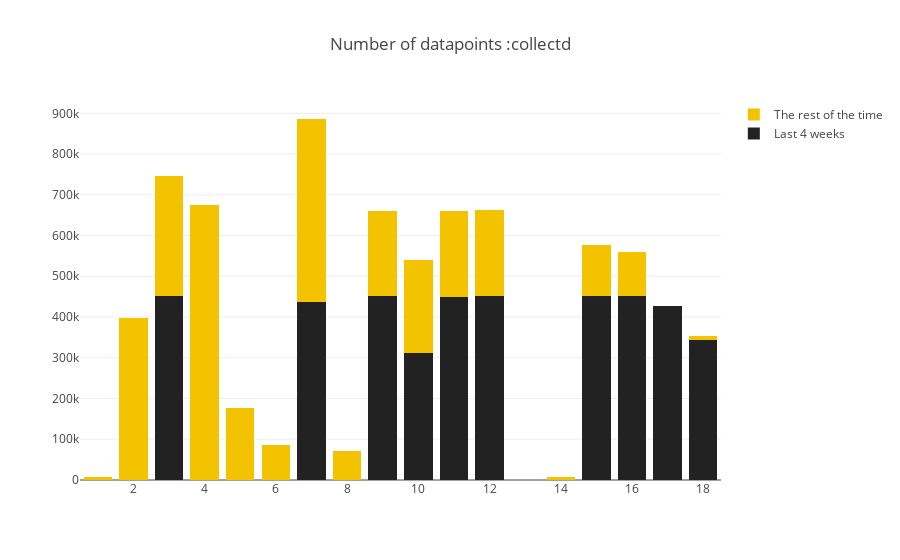
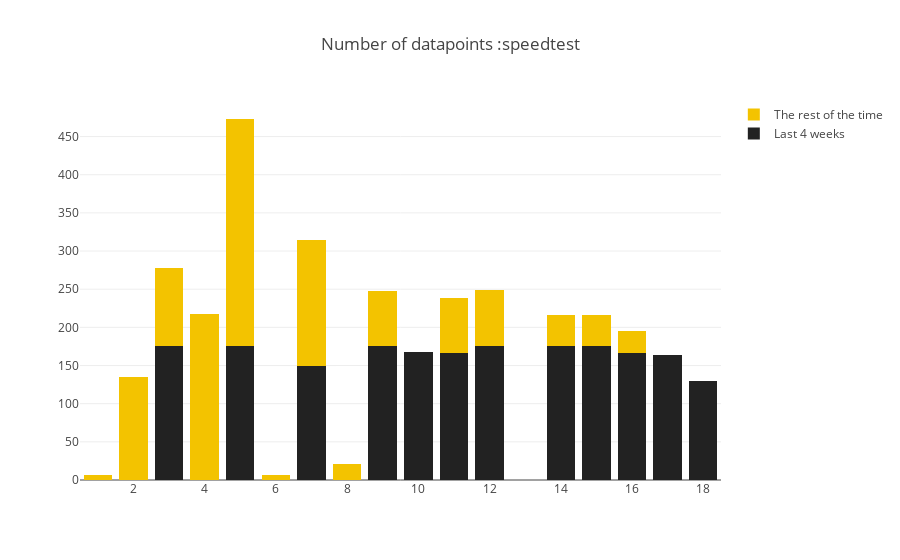

These figures' notebook cell, in order:
### Markdown cell above
# Part1: Number of data points, device reporting times.

### Code cell
trace1 = go.Bar(
            x=device_numbers,
            y=ping_counts_dec,
            name='Last 4 weeks', 
            marker=dict(color=colors[1])
    )
trace2 = go.Bar(
            x=device_numbers,
            y=[a - b for a, b in zip(ping_counts, ping_counts_dec)],
            name='The rest of the time',
            marker=dict(color=colors[2])
    )

trace3 = go.Bar(
            x=merged_results["SK_PI"],
            y=merged_results["counts_y"],
            name='Last 4 weeks',
            marker=dict(color=colors[1])
    )
trace4= go.Bar(
            x=merged_results["SK_PI"],
            y=merged_results['result'],
            name='The rest of the time',
            marker=dict(color=colors[2])
    )
#fig = tools.make_subplots(rows=1, cols=2)#, shared_xaxes=True)
#fig.append_trace(trace1, 1,1)
#fig.append_trace(trace2, 1,1)
#fig.append_trace(trace3, 1,2)
#fig.append_trace(trace4, 1,2)
#fig['layout'].update(barmode='stack',title="Number of datapoints: collectd data on the right, speedtest data on the left")#, width=1000)
data1 = [trace1, trace2]
layout1 = go.Layout(
        barmode='stack',
        title="Number of datapoints :collectd"
    )

fig1 = go.Figure(data=data1, layout=layout1)
iplot(fig1)
data2=[trace3, trace4]
layout2 = go.Layout(
        barmode='stack',
        title="Number of datapoints :speedtest"
    )

fig2 = go.Figure(data=data2, layout=layout2)
iplot(fig2)

### Figure 1 — Plotly figure (JSON) as saved in the notebook; plotly's stock layout.template omitted (floating-point values rounded to 4 significant figures)
{"data": [{"marker": {"color": "222222"}, "name": "Last 4 weeks", "type": "bar", "x": [1, 2, 3, 4, 5, 6, 7, 8, 9, 10, 11, 12, 13, 14, 15, 16, 17, 18], "y": [0, 0, 451080, 0, 0, 0, 437747, 0, 451080, 312379, 448014, 451081, 0, 0, 451080, 451080, 427292, 344169]}, {"marker": {"color": "F3C300"}, "name": "The rest of the time", "type": "bar", "x": [1, 2, 3, 4, 5, 6, 7, 8, 9, 10, 11, 12, 13, 14, 15, 16, 17, 18], "y": [7025, 397617, 294088, 674108, 175987, 84990, 448284, 72282, 208205, 226935, 211215, 210933, 285, 6905, 126185, 107619, 5, 8819]}], "layout": {"barmode": "stack", "title": "Number of datapoints :collectd"}}

### Figure 2 — Plotly figure (JSON) as saved in the notebook; plotly's stock layout.template omitted (floating-point values rounded to 4 significant figures)
{"data": [{"marker": {"color": "222222"}, "name": "Last 4 weeks", "type": "bar", "x": [1, 2, 3, 4, 5, 6, 7, 8, 9, 10, 11, 12, 14, 15, 16, 17, 18], "y": [0, 0, 175, 0, 176, 0, 150, 0, 176, 168, 167, 176, 175, 176, 166, 164, 130]}, {"marker": {"color": "F3C300"}, "name": "The rest of the time", "type": "bar", "x": [1, 2, 3, 4, 5, 6, 7, 8, 9, 10, 11, 12, 14, 15, 16, 17, 18], "y": [6, 135, 103, 217, 297, 6, 164, 21, 72, 0, 72, 73, 41, 40, 29, 0, 0]}], "layout": {"barmode": "stack", "title": "Number of datapoints :speedtest"}}
